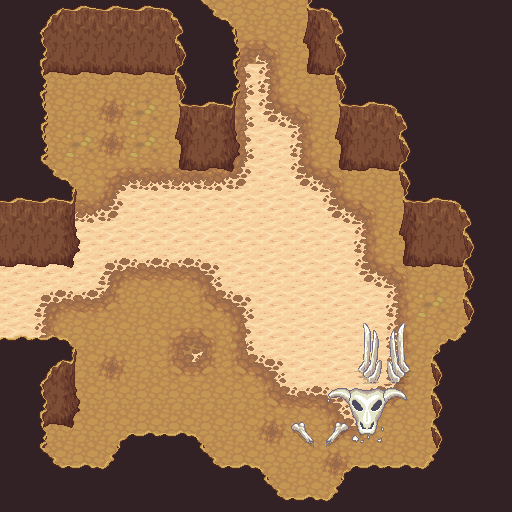

The image is a tile-based game level rendered from a .tmx file. Its description and complete source (layers, tilesets, objects, tile grids) follow:
An orthogonal 16x16 tile map with 32x32 px tiles, 4 tile layers (Tile Layer 2, Tile Layer 3, Tile Layer 1, After), 3 tilesets and 3 objects (2x exit).

<map version="1.2" tiledversion="1.2.1" orientation="orthogonal" renderorder="right-down" width="16" height="16" tilewidth="32" tileheight="32" infinite="0" nextlayerid="14" nextobjectid="8">
 <properties>
  <property name="safe" type="bool" value="true" />
 </properties>
 <tileset firstgid="1" source="sand.tsx" />
 <tileset firstgid="109" source="../assets/lpc_tile_atlas/lpc_tile_atlas.tsx" />
 <tileset firstgid="1133" source="../assets/lpc-beach-desert/lpc-beach-desert.tsx" />
 <objectgroup color="#0000ff" id="4" name="spawn">
  <object id="2" name="start" type="exit" x="1" y="263" width="33" height="85" />
  <object id="6" name="e" type="exit" x="202" y="2" width="127" height="57">
   <properties>
    <property name="exit" value="start" />
    <property name="map" value="0000_tutorial" />
   </properties>
  </object>
 </objectgroup>
 <objectgroup color="#ff0000" id="8" name="obstacles">
  <object id="7" x="-2" y="256">
   <properties>
    <property name="collidable" type="bool" value="true" />
   </properties>
   <polygon points="0,0 -1,96 71,96 74,167 38,167 38,227 109,228 128,194 188,195 217,226 255,225 275,256 347,253 365,229 423,228 440,195 437,118 470,98 470,11 404,14 402,-89 338,-90 337,-184 312,-181 312,-258 515,-259 514,266 308,266 -15,264 -11,-273 178,-271 194,-227 229,-222 237,-89 186,-85 183,-187 50,-187 51,-57 78,-34 76,6" />
  </object>
 </objectgroup>
 <layer id="10" name="Tile Layer 2" width="16" height="16">
  <data encoding="csv">
0,0,0,0,0,0,29,221,221,221,0,0,0,0,0,0,
0,0,0,0,0,0,221,221,29,221,0,0,0,0,0,0,
0,221,221,221,221,221,221,29,29,221,221,0,0,0,0,0,
0,221,221,221,221,221,221,29,29,29,221,0,0,0,0,0,
0,221,221,221,221,221,0,29,29,29,221,0,0,0,0,0,
0,221,221,29,29,29,29,29,29,29,29,221,221,0,0,0,
0,0,29,29,29,29,29,29,29,29,29,29,221,0,0,0,
0,0,29,29,29,29,29,29,29,29,29,29,221,221,0,0,
29,29,29,29,29,29,29,29,29,29,29,29,29,221,221,0,
29,29,29,29,221,221,29,29,29,29,29,29,29,221,221,0,
29,29,221,221,221,221,221,29,29,29,29,29,29,221,221,0,
0,221,221,221,221,221,29,29,29,29,29,29,29,221,0,0,
0,221,221,221,221,221,221,221,29,29,29,29,29,221,0,0,
0,221,221,221,221,221,221,221,221,221,29,29,221,221,221,0,
221,221,221,221,0,0,221,221,221,221,221,221,221,221,0,0,
0,0,0,0,0,0,0,0,221,221,221,0,0,0,0,0
</data>
 </layer>
 <layer id="11" name="Tile Layer 3" width="16" height="16">
  <data encoding="csv">
0,0,0,0,0,0,221,0,0,0,0,0,0,0,0,0,
0,0,0,0,0,0,0,125,126,0,0,0,0,0,0,0,
0,0,0,0,0,0,0,222,220,0,0,0,0,0,0,0,
0,0,0,284,285,0,0,222,252,126,0,0,0,0,0,0,
0,0,285,284,285,0,0,222,0,220,0,0,0,0,0,0,
0,0,0,125,253,253,253,254,0,252,126,0,0,0,0,0,
0,0,253,254,0,0,0,0,0,0,252,126,0,0,0,0,
0,0,0,0,0,0,0,0,0,0,0,220,0,0,0,0,
0,0,0,188,189,189,190,0,0,0,0,252,126,0,0,0,
0,188,189,158,0,0,157,190,0,0,0,0,220,285,0,0,
0,220,0,0,0,125,126,222,0,0,0,0,220,0,0,0,
0,0,0,284,0,157,158,157,190,0,0,0,220,0,0,0,
0,0,0,0,0,0,0,0,157,189,190,188,158,0,0,0,
0,0,0,0,0,0,0,0,284,0,157,158,0,0,0,0,
0,0,0,0,0,0,0,0,0,0,284,0,0,0,0,0,
0,0,0,0,0,0,0,0,0,0,0,0,0,0,0,0
</data>
 </layer>
 <layer id="9" name="Tile Layer 1" width="16" height="16">
  <data encoding="csv">
142,145,174,174,174,144,0,0,0,173,144,142,142,142,142,142,
142,177,206,206,206,176,0,0,0,205,176,142,142,142,142,142,
142,209,238,238,238,208,142,143,0,237,208,142,142,142,142,142,
142,143,0,0,0,173,174,175,0,0,173,174,144,142,142,142,
142,143,0,0,0,205,206,207,0,0,205,206,176,142,142,142,
142,0,0,0,0,237,238,239,0,0,237,238,208,142,142,142,
174,0,0,0,0,0,0,0,0,0,0,0,173,174,144,142,
206,206,207,0,0,0,0,0,0,0,0,0,205,206,176,142,
238,238,239,0,0,0,0,0,0,0,0,0,237,238,208,142,
0,0,0,0,0,0,0,0,0,0,0,0,0,0,141,142,
0,0,0,0,0,0,0,0,0,0,0,1843,1844,109,112,142,
0,0,0,0,0,0,0,0,0,0,0,1875,1876,141,142,142,
142,177,207,0,0,0,0,0,0,0,1775,1776,1777,141,142,142,
142,209,239,109,110,110,111,0,0,1810,1811,1808,1809,141,142,142,
142,113,110,112,142,142,113,110,111,0,109,110,110,112,142,142,
142,142,142,142,142,142,142,142,113,110,112,142,142,142,142,142
</data>
 </layer>
 <objectgroup id="12" name="units" />
 <layer id="13" name="After" width="16" height="16">
  <data encoding="csv">
0,0,0,0,0,0,113,111,0,0,0,0,0,0,0,0,
0,0,0,0,0,0,142,143,0,0,0,0,0,0,0,0,
0,0,0,0,0,0,0,0,0,0,0,0,0,0,0,0,
0,0,0,0,0,0,0,0,0,0,0,0,0,0,0,0,
0,0,0,0,0,0,0,0,0,0,0,0,0,0,0,0,
0,113,111,0,0,0,0,0,0,0,0,0,0,0,0,0,
0,174,175,0,0,0,0,0,0,0,0,0,0,0,0,0,
0,0,0,0,0,0,0,0,0,0,0,0,0,0,0,0,
0,0,0,0,0,0,0,0,0,0,0,0,0,0,0,0,
0,0,0,0,0,0,0,0,0,0,0,0,0,0,0,0,
110,110,111,0,0,0,0,0,0,0,0,0,0,0,0,0,
142,145,175,0,0,0,0,0,0,0,0,0,0,0,0,0,
0,0,0,0,0,0,0,0,0,0,0,0,0,0,0,0,
0,0,0,0,0,0,0,0,0,0,0,0,0,0,0,0,
0,0,0,0,0,0,0,0,0,0,0,0,0,0,0,0,
0,0,0,0,0,0,0,0,0,0,0,0,0,0,0,0
</data>
 </layer>
</map>
